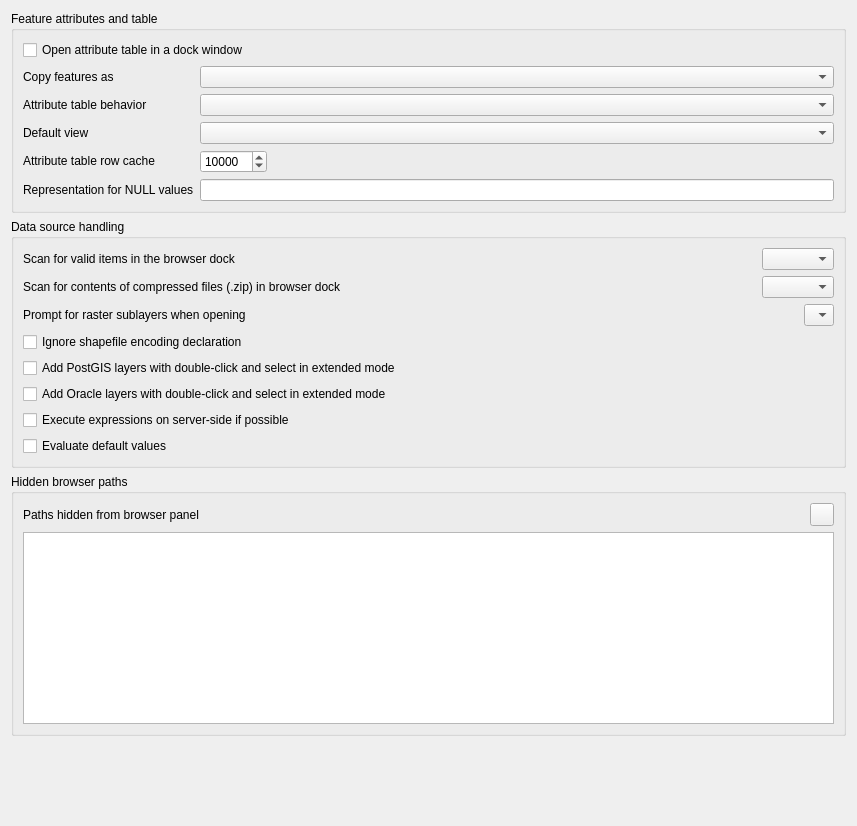
             <widget class="QWidget" name="mOptionsScrollAreaContents_11">
              <property name="geometry">
               <rect>
                <x>0</x>
                <y>0</y>
                <width>857</width>
                <height>826</height>
               </rect>
              </property>
              <layout class="QVBoxLayout" name="verticalLayout_27">
               <item>
                <widget class="QgsCollapsibleGroupBox" name="groupBox_18">
                 <property name="title">
                  <string>Feature attributes and table</string>
                 </property>
                 <layout class="QGridLayout" name="gridLayout_19">
                  <item row="0" column="0" colspan="2">
                   <widget class="QCheckBox" name="cbxAttributeTableDocked">
                    <property name="text">
                     <string>Open attribute table in a dock window</string>
                    </property>
                   </widget>
                  </item>
                  <item row="3" column="1">
                   <widget class="QComboBox" name="cmbAttrTableBehavior">
                    <item>
                     <property name="text">
                      <string/>
                     </property>
                    </item>
                   </widget>
                  </item>
                  <item row="3" column="0">
                   <widget class="QLabel" name="textLabel1_7">
                    <property name="sizePolicy">
                     <sizepolicy hsizetype="Fixed" vsizetype="Fixed">
                      <horstretch>0</horstretch>
                      <verstretch>0</verstretch>
                     </sizepolicy>
                    </property>
                    <property name="text">
                     <string>Attribute table behavior</string>
                    </property>
                   </widget>
                  </item>
                  <item row="6" column="0">
                   <widget class="QLabel" name="label_14">
                    <property name="text">
                     <string>Representation for NULL values</string>
                    </property>
                   </widget>
                  </item>
                  <item row="4" column="1">
                   <widget class="QComboBox" name="mAttrTableViewComboBox"/>
                  </item>
                  <item row="6" column="1">
                   <widget class="QLineEdit" name="leNullValue"/>
                  </item>
                  <item row="5" column="0">
                   <widget class="QLabel" name="textLabel1_12">
                    <property name="sizePolicy">
                     <sizepolicy hsizetype="Fixed" vsizetype="Fixed">
                      <horstretch>0</horstretch>
                      <verstretch>0</verstretch>
                     </sizepolicy>
                    </property>
                    <property name="text">
                     <string>Attribute table row cache</string>
                    </property>
                   </widget>
                  </item>
                  <item row="5" column="1">
                   <layout class="QHBoxLayout" name="horizontalLayout_10">
                    <item>
                     <widget class="QSpinBox" name="spinBoxAttrTableRowCache">
                      <property name="minimum">
                       <number>0</number>
                      </property>
                      <property name="maximum">
                       <number>10000000</number>
                      </property>
                      <property name="singleStep">
                       <number>1000</number>
                      </property>
                      <property name="value">
                       <number>10000</number>
                      </property>
                     </widget>
                    </item>
                    <item>
                     <spacer name="horizontalSpacer_8">
                      <property name="orientation">
                       <enum>Qt::Horizontal</enum>
                      </property>
                      <property name="sizeHint" stdset="0">
                       <size>
                        <width>40</width>
                        <height>20</height>
                       </size>
                      </property>
                     </spacer>
                    </item>
                   </layout>
                  </item>
                  <item row="2" column="1">
                   <widget class="QComboBox" name="mComboCopyFeatureFormat"/>
                  </item>
                  <item row="4" column="0">
                   <widget class="QLabel" name="label_46">
                    <property name="text">
                     <string>Default view</string>
                    </property>
                   </widget>
                  </item>
                  <item row="2" column="0">
                   <widget class="QLabel" name="label_48">
                    <property name="text">
                     <string>Copy features as</string>
                    </property>
                   </widget>
                  </item>
                 </layout>
                </widget>
               </item>
               <item>
                <widget class="QgsCollapsibleGroupBox" name="groupBox_19">
                 <property name="title">
                  <string>Data source handling</string>
                 </property>
                 <layout class="QVBoxLayout" name="verticalLayout_24">
                  <item>
                   <layout class="QHBoxLayout" name="horizontalLayout_14">
                    <item>
                     <widget class="QLabel" name="label_30">
                      <property name="text">
                       <string>Scan for valid items in the browser dock</string>
                      </property>
                     </widget>
                    </item>
                    <item>
                     <spacer name="horizontalSpacer_12">
                      <property name="orientation">
                       <enum>Qt::Horizontal</enum>
                      </property>
                      <property name="sizeHint" stdset="0">
                       <size>
                        <width>40</width>
                        <height>20</height>
                       </size>
                      </property>
                     </spacer>
                    </item>
                    <item>
                     <widget class="QComboBox" name="cmbScanItemsInBrowser"/>
                    </item>
                   </layout>
                  </item>
                  <item>
                   <layout class="QHBoxLayout" name="horizontalLayout_13">
                    <item>
                     <widget class="QLabel" name="label_29">
                      <property name="text">
                       <string>Scan for contents of compressed files (.zip) in browser dock</string>
                      </property>
                     </widget>
                    </item>
                    <item>
                     <spacer name="horizontalSpacer_11">
                      <property name="orientation">
                       <enum>Qt::Horizontal</enum>
                      </property>
                      <property name="sizeHint" stdset="0">
                       <size>
                        <width>40</width>
                        <height>20</height>
                       </size>
                      </property>
                     </spacer>
                    </item>
                    <item>
                     <widget class="QComboBox" name="cmbScanZipInBrowser">
                      <property name="currentIndex">
                       <number>-1</number>
                      </property>
                     </widget>
                    </item>
                   </layout>
                  </item>
                  <item>
                   <layout class="QHBoxLayout" name="horizontalLayout_12">
                    <item>
                     <widget class="QLabel" name="textLabel1_13">
                      <property name="sizePolicy">
                       <sizepolicy hsizetype="Fixed" vsizetype="Fixed">
                        <horstretch>0</horstretch>
                        <verstretch>0</verstretch>
                       </sizepolicy>
                      </property>
                      <property name="text">
                       <string>Prompt for raster sublayers when opening</string>
                      </property>
                     </widget>
                    </item>
                    <item>
                     <spacer name="horizontalSpacer_10">
                      <property name="orientation">
                       <enum>Qt::Horizontal</enum>
                      </property>
                      <property name="sizeHint" stdset="0">
                       <size>
                        <width>40</width>
                        <height>20</height>
                       </size>
                      </property>
                     </spacer>
                    </item>
                    <item>
                     <widget class="QComboBox" name="cmbPromptRasterSublayers">
                      <item>
                       <property name="text">
                        <string/>
                       </property>
                      </item>
                     </widget>
                    </item>
                   </layout>
                  </item>
                  <item>
                   <widget class="QCheckBox" name="cbxIgnoreShapeEncoding">
                    <property name="toolTip">
                     <string>Disable OGR on-the-fly conversion from declared encoding to UTF-8</string>
                    </property>
                    <property name="text">
                     <string>Ignore shapefile encoding declaration</string>
                    </property>
                   </widget>
                  </item>
                  <item>
                   <widget class="QCheckBox" name="cbxAddPostgisDC">
                    <property name="text">
                     <string>Add PostGIS layers with double-click and select in extended mode</string>
                    </property>
                   </widget>
                  </item>
                  <item>
                   <widget class="QCheckBox" name="cbxAddOracleDC">
                    <property name="text">
                     <string>Add Oracle layers with double-click and select in extended mode</string>
                    </property>
                   </widget>
                  </item>
                  <item>
                   <widget class="QCheckBox" name="cbxCompileExpressions">
                    <property name="text">
                     <string>Execute expressions on server-side if possible</string>
                    </property>
                   </widget>
                  </item>
                  <item>
                   <widget class="QCheckBox" name="cbxEvaluateDefaultValues">
                    <property name="toolTip">
                     <string>&lt;html&gt;&lt;head/&gt;&lt;body&gt;&lt;p&gt;When digitizing a new feature, default values are retrieved from the database. With this option turned on, the default values will be evaluated at the time of digitizing. With this option turned off, the default values will be evaluated at the time of saving.&lt;/p&gt;&lt;/body&gt;&lt;/html&gt;</string>
                    </property>
                    <property name="text">
                     <string>Evaluate default values</string>
                    </property>
                   </widget>
                  </item>
                 </layout>
                </widget>
               </item>
               <item>
                <widget class="QgsCollapsibleGroupBox" name="groupBox_28">
                 <property name="title">
                  <string>Hidden browser paths</string>
                 </property>
                 <layout class="QGridLayout" name="_15">
                  <item row="0" column="0">
                   <widget class="QLabel" name="mSVGLabel_4">
                    <property name="text">
                     <string>Paths hidden from browser panel</string>
                    </property>
                   </widget>
                  </item>
                  <item row="0" column="1">
                   <spacer>
                    <property name="orientation">
                     <enum>Qt::Horizontal</enum>
                    </property>
                    <property name="sizeHint" stdset="0">
                     <size>
                      <width>31</width>
                      <height>20</height>
                     </size>
                    </property>
                   </spacer>
                  </item>
                  <item row="1" column="0" colspan="3">
                   <widget class="QListWidget" name="mListHiddenBrowserPaths">
                    <property name="minimumSize">
                     <size>
                      <width>0</width>
                      <height>120</height>
                     </size>
                    </property>
                   </widget>
                  </item>
                  <item row="0" column="2">
                   <widget class="QToolButton" name="mBtnRemoveHiddenPath">
                    <property name="toolTip">
                     <string>Remove path</string>
                    </property>
                    <property name="text">
                     <string/>
                    </property>
                    <property name="icon">
                     <iconset resource="../../images/images.qrc">
                      <normaloff>:/images/themes/default/symbologyRemove.svg</normaloff>:/images/themes/default/symbologyRemove.svg</iconset>
                    </property>
                   </widget>
                  </item>
                 </layout>
                </widget>
               </item>
               <item>
                <spacer name="verticalSpacer_8">
                 <property name="orientation">
                  <enum>Qt::Vertical</enum>
                 </property>
                 <property name="sizeType">
                  <enum>QSizePolicy::Expanding</enum>
                 </property>
                 <property name="sizeHint" stdset="0">
                  <size>
                   <width>20</width>
                   <height>40</height>
                  </size>
                 </property>
                </spacer>
               </item>
              </layout>
             </widget>
